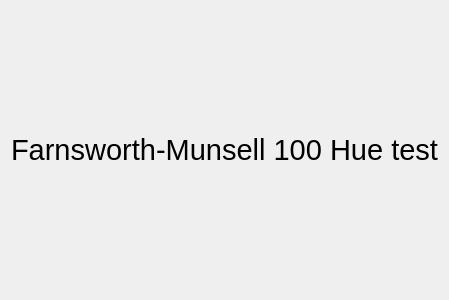
<?xml version="1.0" encoding="UTF-8"?>
<ui version="4.0">
 <class>mainwidget</class>
 <widget class="QWidget" name="mainwidget">
  <property name="geometry">
   <rect>
    <x>0</x>
    <y>0</y>
    <width>400</width>
    <height>300</height>
   </rect>
  </property>
  <property name="windowTitle">
   <string>Form</string>
  </property>
  <layout class="QGridLayout" name="gridLayout">
   <item row="0" column="0">
    <widget class="QLabel" name="welcome">
     <property name="font">
      <font>
       <pointsize>22</pointsize>
      </font>
     </property>
     <property name="text">
      <string>Farnsworth-Munsell 100 Hue test</string>
     </property>
     <property name="scaledContents">
      <bool>true</bool>
     </property>
     <property name="alignment">
      <set>Qt::AlignCenter</set>
     </property>
    </widget>
   </item>
  </layout>
 </widget>
 <resources/>
 <connections/>
</ui>
